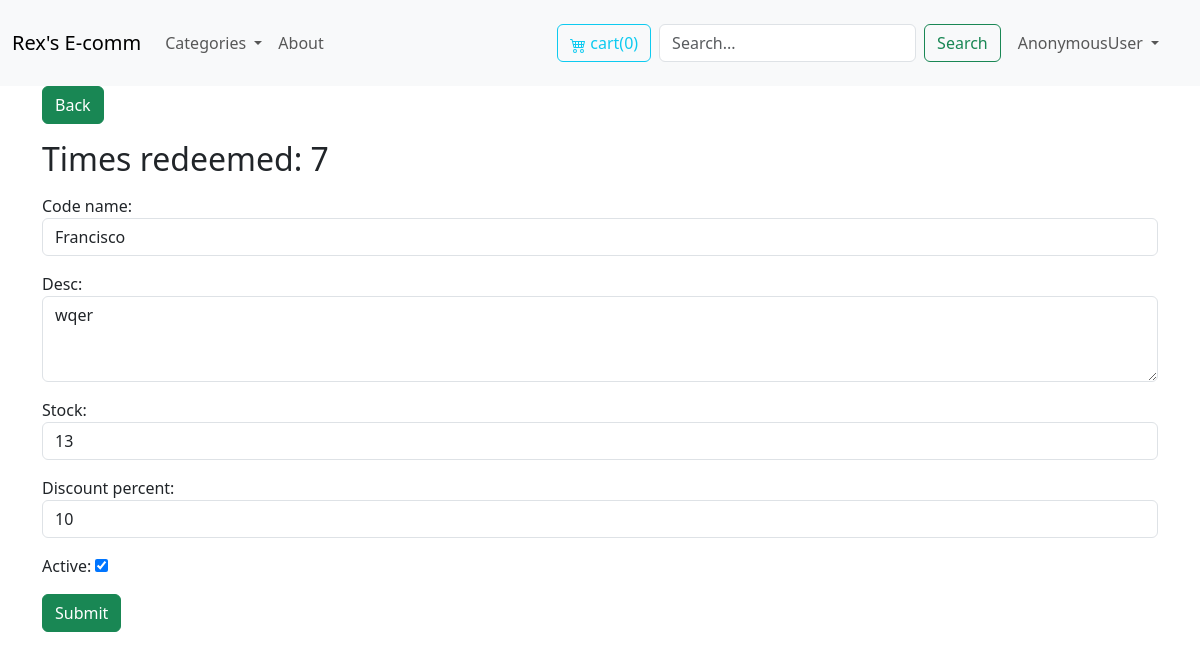
Page /editDiscount/24/ on the earlier database version.
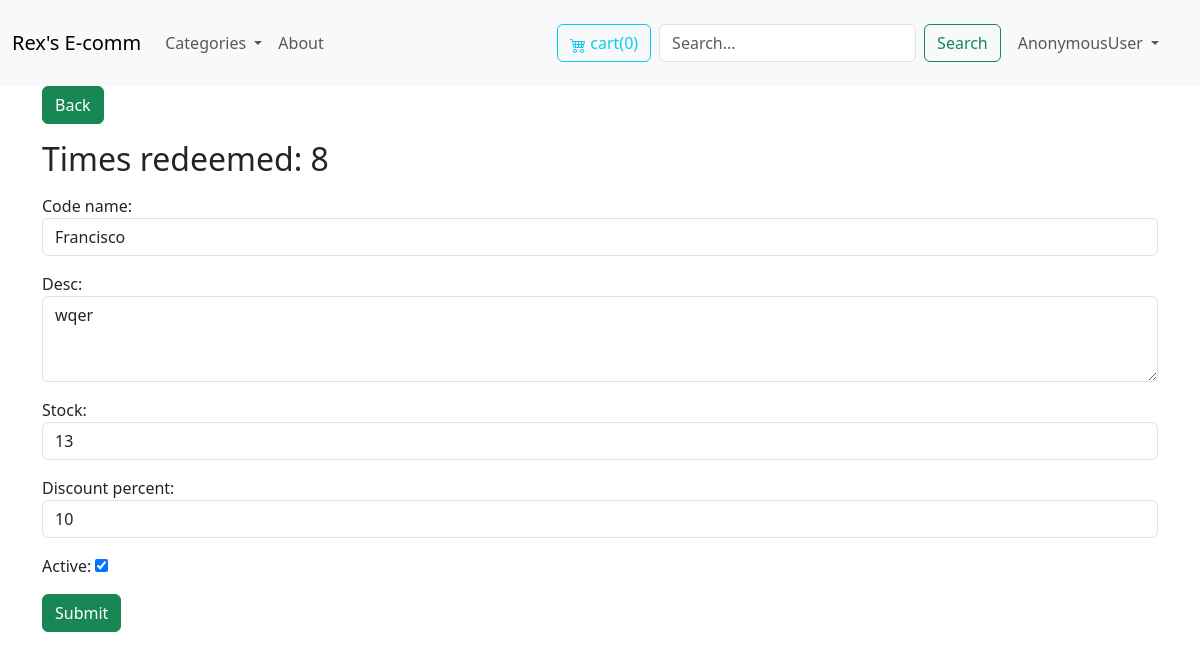
Same page on the later database version.
### store/models.py (models this page shows, shortened)
class Discount(models.Model):
    created_by = models.ForeignKey(User, related_name='discounts', on_delete=models.CASCADE)
    code_name    = models.CharField(max_length=35, unique=True)
    desc    = models.TextField()
    stock   = models.IntegerField()
    times_redeemed= models.IntegerField(editable=False,blank=True,null=False,default=0)
    discount_percent = models.IntegerField()
    active  = models.BooleanField(default=False)
    created_at  = models.DateTimeField(auto_now_add=True)
    modified_at = models.DateField(auto_now=True)

### userprofile/views.py (the view, shortened to what this page needs)
# urls.py: path('editDiscount/<int:pk>/',views.EditDiscount_UpdateView.as_view(), name='editDiscount'),
class EditDiscount_UpdateView(UpdateView):
    model =Discount
    form_class = DiscountForm
    context_object_name = 'discounts'
    template_name = 'userprofile/inventory/EditDiscount.html'
    success_url = reverse_lazy('MyProducts_ListView')

### store/forms.py
class DiscountForm(forms.ModelForm):
    id = forms.IntegerField(widget=forms.HiddenInput, required=False)
    class Meta:
        model = Discount
        exclude = ('created_at','modified_at',)
        widgets= {
            'created_by':forms.HiddenInput(),
            'code_name': forms.TextInput(attrs={
                'class': forma,#'w-full mb-2 px-2 py-4 border border-gray-200'
            }),
            'desc': forms.Textarea(attrs={
                'rows':3,
                'class': forma,#'w-full mb-2 px-2 py-4 border border-gray-200'
            }),
            'stock': forms.NumberInput(attrs={
                'class': forma,#'w-full mb-2 px-2 py-4 border border-gray-200'
            }),
            'discount_percent': forms.NumberInput(attrs={
                'class': forma,#'w-full mb-2 px-2 py-4 border border-gray-200'
            }),
        }

### store/cart.py (called while the page is built)
    def __len__(self):
        return sum(item['quantity'] for item in self.cart.values())

### store/context_processors.py (called while the page is built)
def cart(request):
    return {'cart':Cart(request)}

### store/templatetags/menu.py (called while the page is built)
@register.simple_tag
def back_button(request):
    if request.method == 'GET':
        return True #request.META.get('HTTP_REFERER', '/')
    return False

### userprofile/templates/userprofile/inventory/EditDiscount.html (shortened to what this page needs)
{% extends 'core/mainBase.html' %}
{% block content %}
    <h2 class="my-3">Times redeemed: {% if discounts.times_redeemed  > 0 %} {{discounts.times_redeemed}}  {% else %} 0 {% endif %}</h2>
    <form action="." method="post" class="my-2 mb-10">
        {{form.as_p}}
        <button class="btn btn-success mb-4">Submit</button>
    </form>
{% endblock content %}

Differences in the rows shown:
changed Discount "Francisco": times_redeemed "7" → "8"
